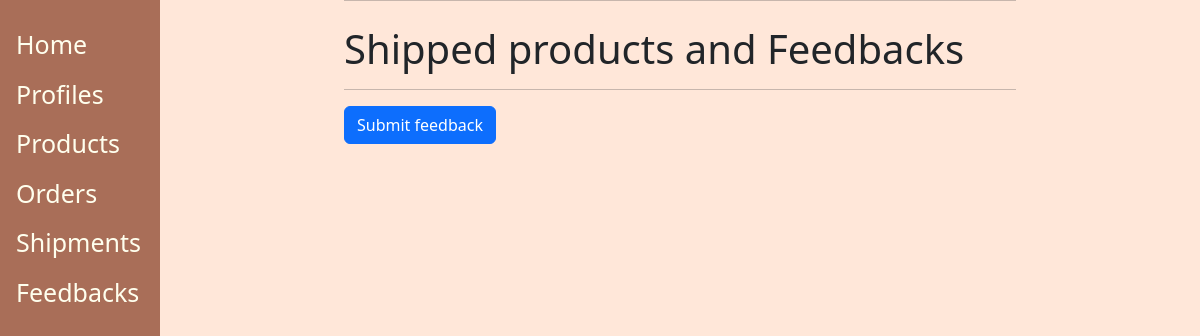
/feedback/, run on an earlier commit of the app's database.
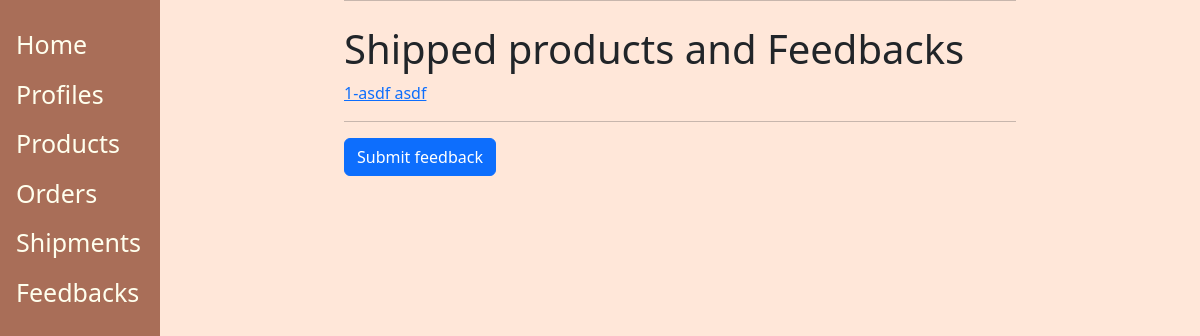
And on a later commit of the database.
### casys/models.py (models this page shows, shortened)
class Product_Receive(models.Model):
	recipient_name =  models.ForeignKey(Client, on_delete = models.CASCADE)
	order_name = models.ForeignKey(Order, on_delete = models.CASCADE)
	proof_received = models.ImageField(null=True, blank=True, upload_to="images/")
	feedback = models.TextField()

class Order(models.Model):
    COURIER = (('jt', 'J&T Express'), ('lm', 'lala move'), ('lbc', 'LBC Hari ng Padala'))
    user_information = models.ForeignKey(Client, on_delete = models.CASCADE)
    product_name = models.ForeignKey(Product, on_delete = models.CASCADE)
    reference_picture = models.ImageField(null=True, blank=True, upload_to="images/")
    courier = models.CharField(max_length=300, choices=COURIER)
    gcash_number = PhoneNumberField(null=False,blank=False)
    gcash_name = models.CharField(max_length=300)
    proof_of_payment = models.CharField(max_length=300)
    def __str__(self):
        return '%s-%s' % (self.pk, self.user_information)

class Client(models.Model):
	firstname= models.CharField(max_length=200)
	surname = models.CharField(max_length=200)
	address = models.TextField()
	contact_number = PhoneNumberField(null=False,blank=False,unique=True)
	def __str__(self):
         return f'{self.firstname} {self.surname}'

### casys/views.py (the view)
# urls.py: path('feedback/', views.FeedbackView, name="feedback"),
def FeedbackView(request):
    feedback = Product_Receive.objects.all()
    queries = {'feedback': feedback}
    return render(request, "feedback.html", queries)

### casys/templates/feedback.html (shortened to what this page needs)
{% extends 'base.html' %}
{% block content %}
<h1>Shipped products and Feedbacks</h1>
{% for x in feedback %}
<a href="/feedback/{{x.id}}">{{ x.order_name }}</a><br>
{% endfor %}
<hr>
<a href="{% url 'casys:create-received' %}" class="btn btn-primary">Submit feedback</a>
{% endblock %}

What changed in the data, as far as the page shows it:
added Product_Receive: order_name "1-asdf asdf"
